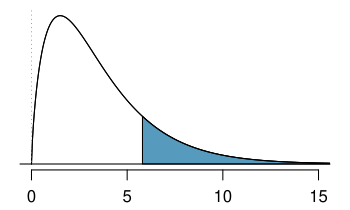

Here is the R script that generated this plot:
library(openintro)
data(COL)

pdf('chiSquareTail.pdf', 3.5, 2.1)
#===> plot <===#
par(las=1, mar=c(2,1,0.5,1), mgp=c(3,0.8,0), mfrow=c(1,1))
X <- seq(0,25,0.05)
Y <- dchisq(X, 3.5)

plot(X, Y, type='l', axes=FALSE, xlim=c(0,15))
axis(1) #, at=c(-5,0,5), cex.axis=0.7, tick=FALSE)
these <- which(X >= 5.8)
polygon(c(X[these[1]], X[these],X[rev(these)[1]]), c(0,Y[these],0), col=COL[1])
lines(X, Y)
abline(h=0)
lines(c(0,0), dnorm(0)*c(0.01,0.99), col=COL[1], lty=3)

dev.off()
